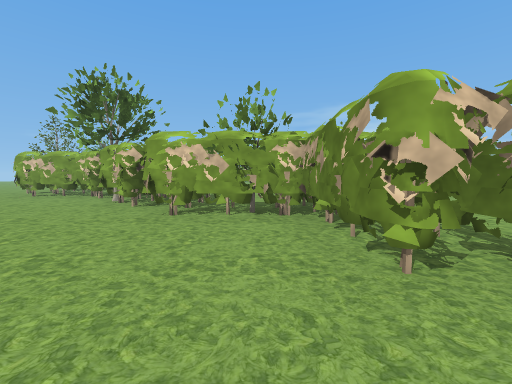
view 1 (above)

12 first-person views from a walk through a level from a Godot 3-D game. The camera is 1.5 m above the floor, tilts 4° down and sees 90° across. The floor is counted in squares, 2 m on a side. Each view is taken from the middle of a square. On the plan, view 1 faces up. The plan holds only what a view shows up to about 9 squares ahead; the rest is blank. The place goes on beyond the plan. Characters and animated objects are not drawn. Some surface patterns are stand-ins.

view 2
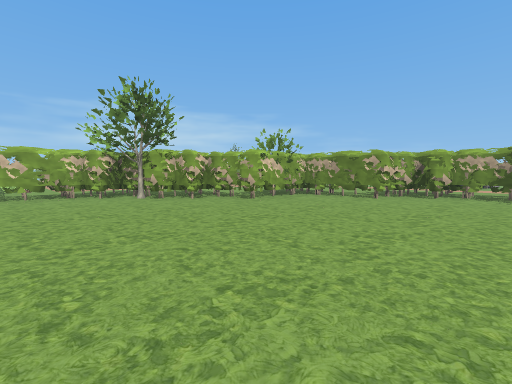

view 3
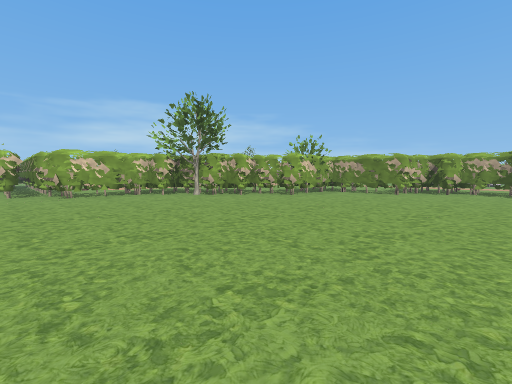

view 4
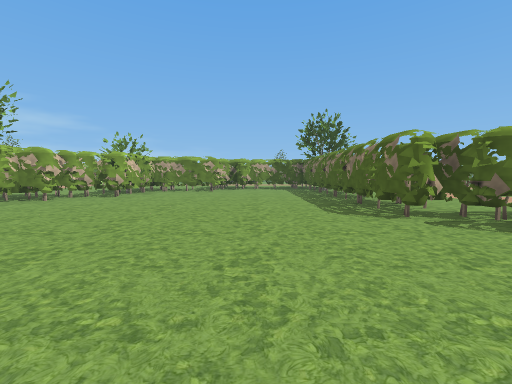

view 5
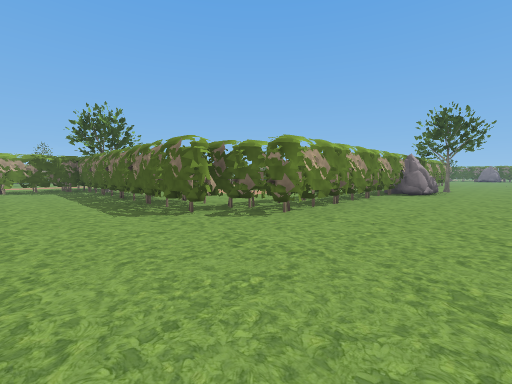

view 6
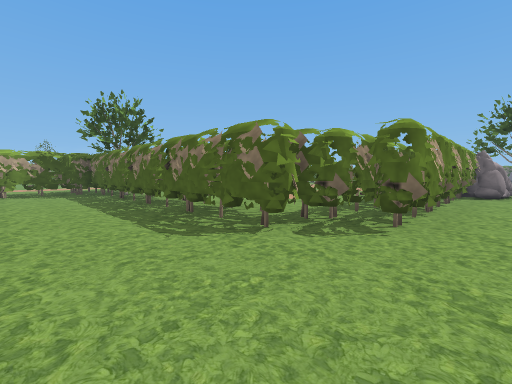

view 7
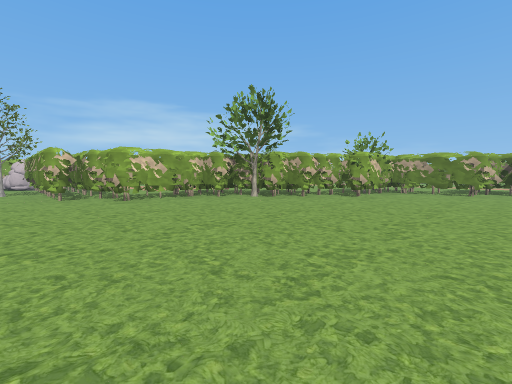

view 8
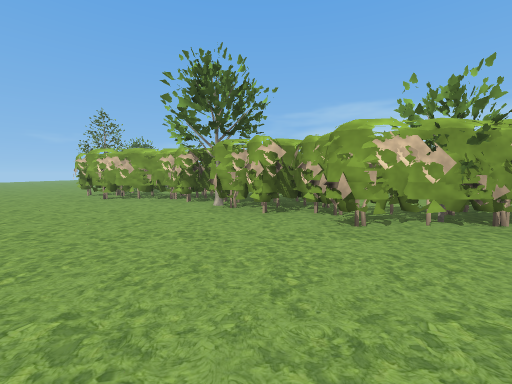

view 9
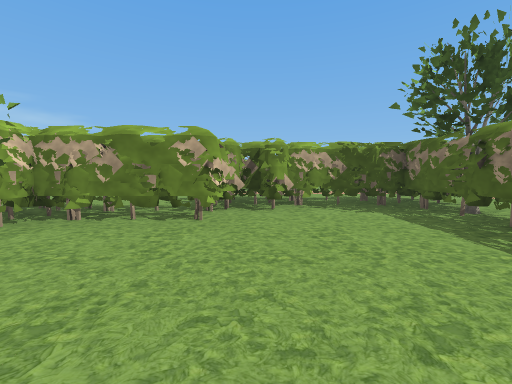

view 10
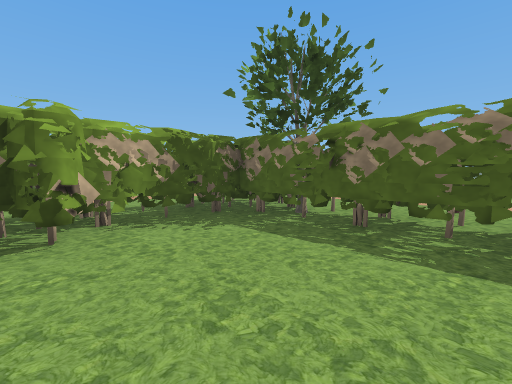

view 11
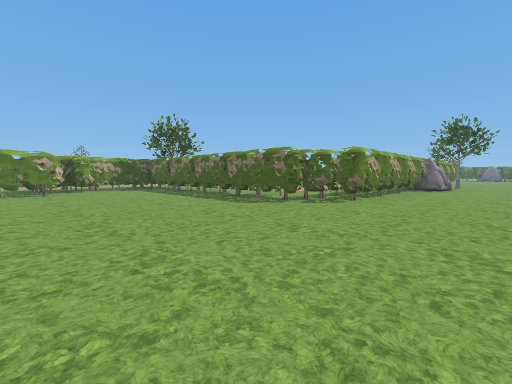

view 12
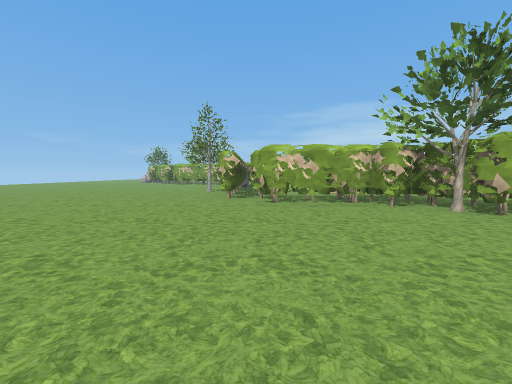

### Floor plan
Key: @ floor where view 1 was taken; # wall or solid block; . floor; T tree.
Columns run from 10 left of view 1 to 3 right of it. Each row starts with its distance up from view 1.
 13 T
 12 .#
 11 .##
 10 .###
  9 ..#####
  8 .....###
  7 ......T##
  6 .......#####
  5 ........##T#
  4 ...........#
  3 ...........##
  2 ...........###
  1 ............##
  0 ..........@..#
 -1 .............#
 -2 .............#
 -3 ....########T#
 -4 ...###    ####
 -5 ...##
 -6 ...#

Positions as (right, up) in squares from view 1, and headings:
1: (0, 0), facing up
2: (-7, -1), facing up-right
3: (-9, -1), facing up-right
4: (-10, 0), facing right
5: (-10, 0), facing down-right
6: (-8, 0), facing down-right
7: (-10, 1), facing up-right
8: (-3, 1), facing up
9: (-3, 1), facing right
10: (-1, 1), facing down-right
11: (-10, 3), facing down-right
12: (-8, 2), facing up
